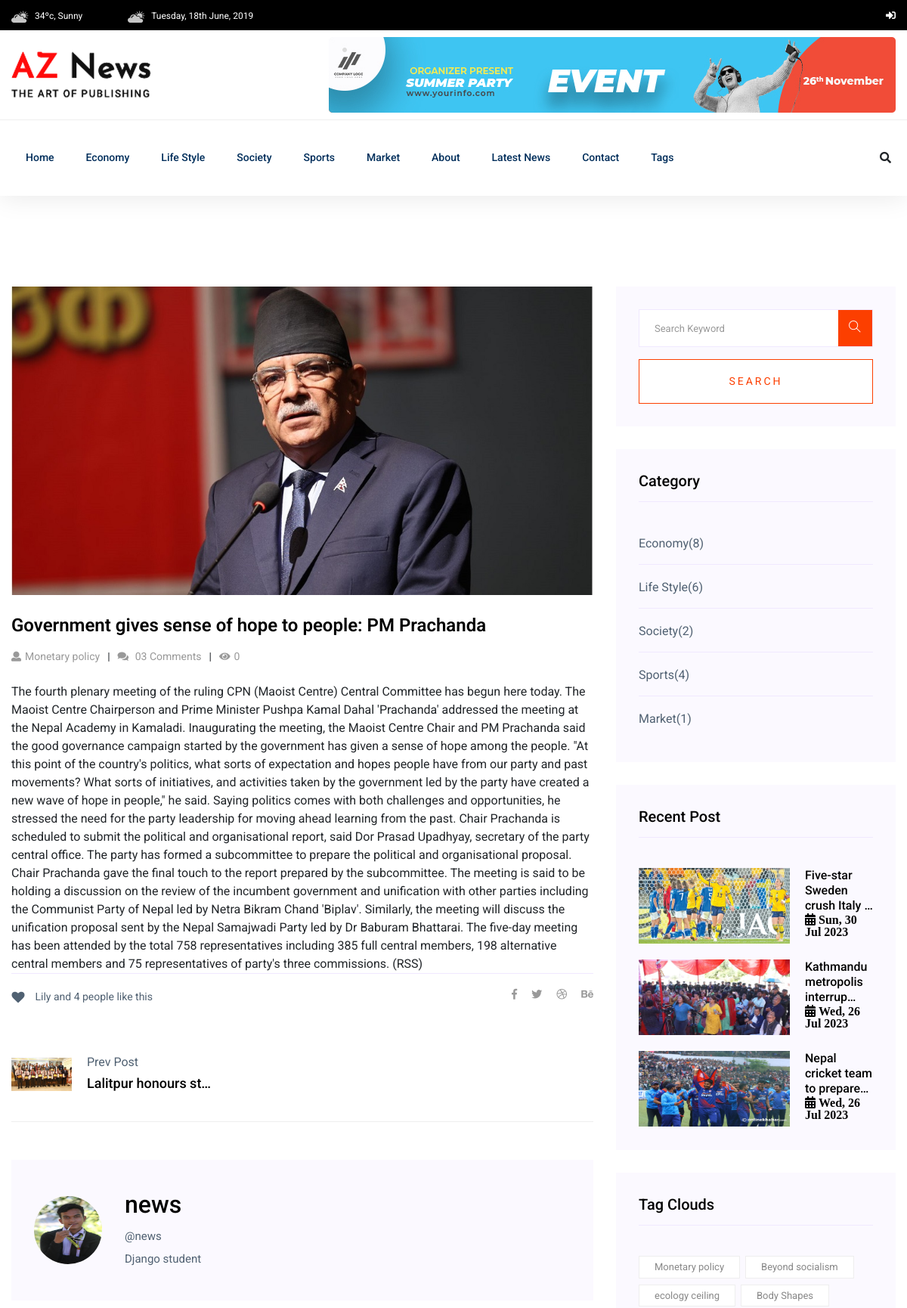
Before: /post-detail/15/ (upper part) with the older database file.
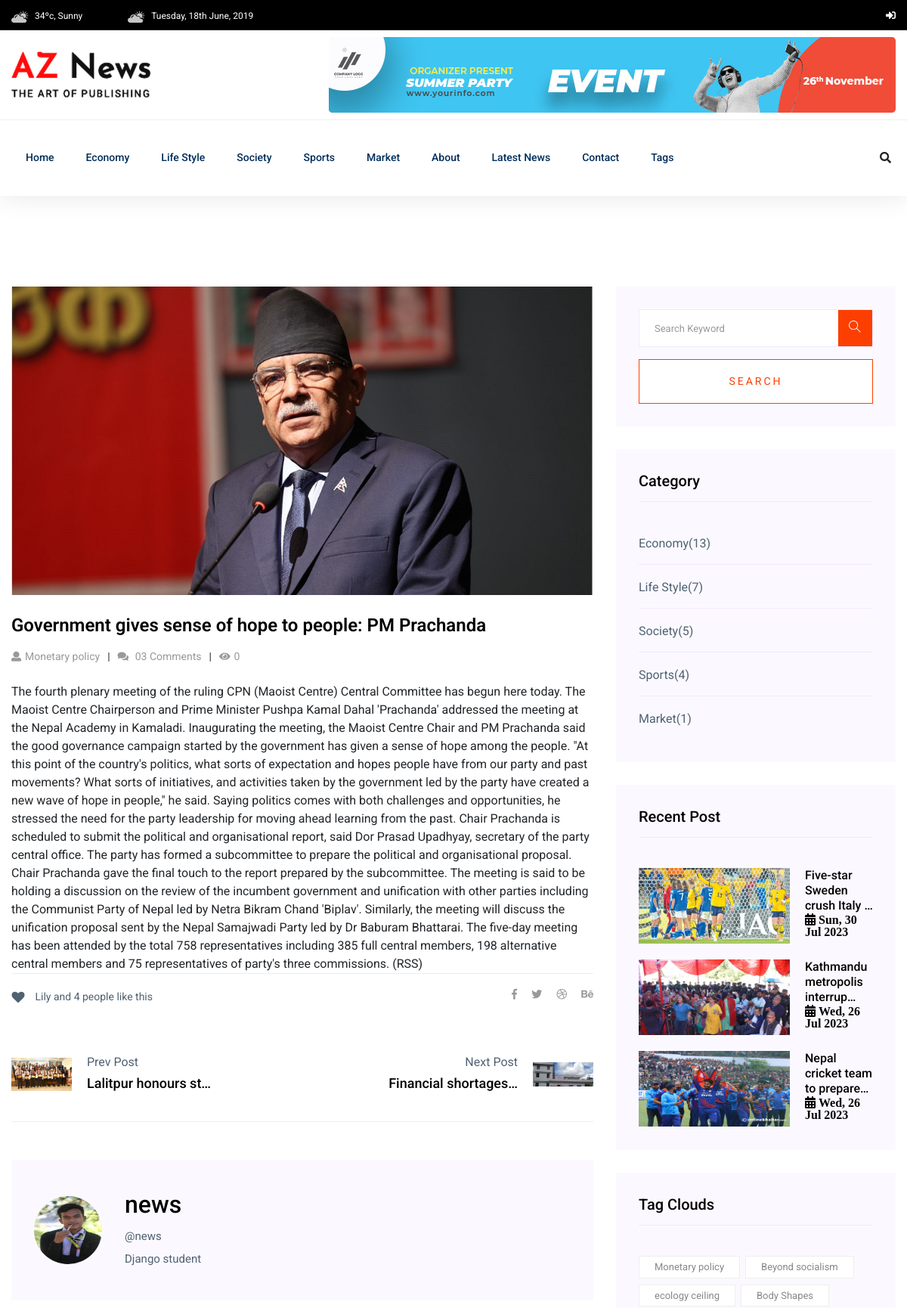
After: the same page with the newer database file.
### news_app/models.py (models this page shows, shortened)
class Category(models.Model):
     name = models.CharField(max_length=100)

class Post(models.Model):
     STATUS_CHOICES = [
          ("active", "Active"),
          ("in_active", "Inactive"),
     ]
     title = models.CharField(max_length=255)
     content = models.TextField()
     feature_image = models.ImageField(upload_to="post_images/%Y/%m/%d", blank=False)
     author = models.ForeignKey("auth.User", on_delete=models.CASCADE)
     status = models.CharField(max_length=20, choices=STATUS_CHOICES, default="active")
     views_count = models.PositiveBigIntegerField(default=0)
     published_at = models.DateField(null=True, blank=True)
     category = models.ForeignKey(Category, on_delete=models.CASCADE)
     tag = models.ManyToManyField(Tag)

### news_app/views.py (the view)
# urls.py: path("post-detail/<int:pk>/", views.PostDetailView.as_view(), name="post-detail"),
class PostDetailView(DetailView):
    model = Post
    template_name = "aznews/detail/detail.html"
    context_object_name = "post"
    paginate_by = 1
    def get_queryset(self):
        query = super().get_queryset()
        query = query.filter(published_at__isnull=False, status="active")
        return query
    def get_context_data(self, **kwargs):
        context = super().get_context_data(**kwargs)
        obj = self.get_object()
        obj.views_count += 1
        obj.save()
        context["previous_post"] = (
            Post.objects.filter(
                published_at__isnull=False, status="active", id__lt=obj.id
            )
            .order_by("-id")
            .first()
        )
        context["next_post"] = (
            Post.objects.filter(
                published_at__isnull=False, status="active", id__gt=obj.id
            )
            .order_by("id")
            .first()
        )
        return context

### news_app/models.py (called while the page is built)
     def __str__(self):
          return self.name

### news_app/navbar.py (called while the page is built)
def navigation(request):
     categories = Category.objects.all()[:5]
     tags = Tag.objects.all()[:10]
     trending_posts = Post.objects.filter(published_at__isnull = False, status = "active").order_by("-views_count")[:3]
     return{
          "categories":categories,
          "tags":tags,
          "trending_posts":trending_posts,
     }

### templates/aznews/detail/detail.html (shortened to what this page needs)
{% extends "aznews/base.html" %}
{% load static %}
{% block content %}
<section class="blog_area single-post-area section-padding">
<div class="container">
<div class="row">
<div class="col-lg-8 posts-list">
     {% include "aznews/detail/left/post_detail.html" %}
     {% include "aznews/detail/left/post_nav.html" %}
     {% include "aznews/detail/left/author.html" %}
</div>
<div class="col-lg-4">
     <div class="blog_right_sidebar">
          {% include "aznews/list/right/search_form.html" %}
          {% include "aznews/list/right/category.html" %}
          {% include "aznews/list/right/popular_posts.html" %}
          {% include "aznews/list/right/tags.html" %}
     </div>
</div>
</div>
</div>
</section>
{% endblock content %}

### templates/aznews/header.html (shortened to what the changed rows need)
{% load static %}
<header>
    <div class="header-area">
        <div class="main-header ">
            <div class="header-bottom header-sticky">
                <div class="container">
                    <div class="row align-items-center">
                        <div class="col-xl-10 col-lg-10 col-md-12 header-flex">
                            <div class="main-menu d-none d-md-block">
                                <nav>
                                    <ul id="navigation">
                                        {% for category in categories %}
                                        <li><a
                                                href="{% url 'post-by-category' category.id %}">{{category.name|title}}</a>
                                        </li>
                                        {% endfor %}
                                    </ul>
                                </nav>
                            </div>
                        </div>
                    </div>
                </div>
            </div>
        </div>
    </div>
</header>

### templates/aznews/detail/left/post_nav.html (shortened to what this page needs)
{% load static %}
<div class="navigation-top">
     <div class="d-sm-flex justify-content-between text-center">
     <p class="like-info"><span class="align-middle"><i class="fa fa-heart"></i></span> Lily and 4
          people like this</p>
     <div class="col-sm-4 text-center my-2 my-sm-0">
     </div>
     <ul class="social-icons">
          <li><a href="#"><i class="fab fa-facebook-f"></i></a></li>
          <li><a href="#"><i class="fab fa-twitter"></i></a></li>
          <li><a href="#"><i class="fab fa-dribbble"></i></a></li>
          <li><a href="#"><i class="fab fa-behance"></i></a></li>
     </ul>
     </div>
     <div class="navigation-area">
     <div class="row">
          <div class="col-lg-6 col-md-6 col-12 nav-left flex-row d-flex justify-content-start align-items-center">
               {% if previous_post %}
               <div class="thumb">
                    <a href="{% url 'post-detail' previous_post.pk %}">
                         <img class="img-fluid" src="{{ previous_post.feature_image.url}}" alt="{{previous_post.title}}"height="80px" width="80px">
                    </a>
               </div>
               <div class="arrow">
                    <a href="{% url 'post-detail' previous_post.pk %}">
                    </a>
               </div>
               <div class="detials">
                    <p>Prev Post</p>
                    <a href="{% url 'post-detail' previous_post.pk %}">
                         <h4>{{previous_post.title|truncatechars:20}}</h4>
                    </a>
               </div>
               {% endif %}
          </div>
          <div class="col-lg-6 col-md-6 col-12 nav-right flex-row d-flex justify-content-end align-items-center">
               {% if next_post %}
               <div class="detials">
                    <p>Next Post</p>
                    <a href="{% url 'post-detail' next_post.pk %}">
                         <h4>{{next_post.title|truncatechars:20}}</h4>
                    </a>
               </div>
               <div class="arrow">
                    <a href="{% url 'post-detail' next_post.pk %}">
                    </a>
               </div>
               <div class="thumb">
                    <a href="{% url 'post-detail' next_post.pk %}">
                         <img class="img-fluid" src="{{ next_post.feature_image.url}}" alt="{{next_post.title}}" height="80px" width="80px">
                    </a>
               </div>
               {% endif %}
          </div>
     </div>
     </div>
</div>

### templates/aznews/list/right/category.html
{% load static %}
<aside class="single_sidebar_widget post_category_widget">
     <h4 class="widget_title">Category</h4>
     <ul class="list cat-list">
          {% for category in categories %}
          <li>
               <a href="#" class="d-flex">
                    <p>{{category.name|title}}</p>
                    <p>({{category.post_set.count}})</p>
               </a>
          </li>
          {% endfor %}
     </ul>
</aside>

Changed rows visible on the page:
computed for Category "Economy": post_set.count "8" → "13"
computed for Category "Life Style": post_set.count "6" → "7"
computed for Category "Society": post_set.count "2" → "5"
added Post: title "Financial shortages…", feature_image (picture)
Other visible differences:
text now shown: "Next Post"
